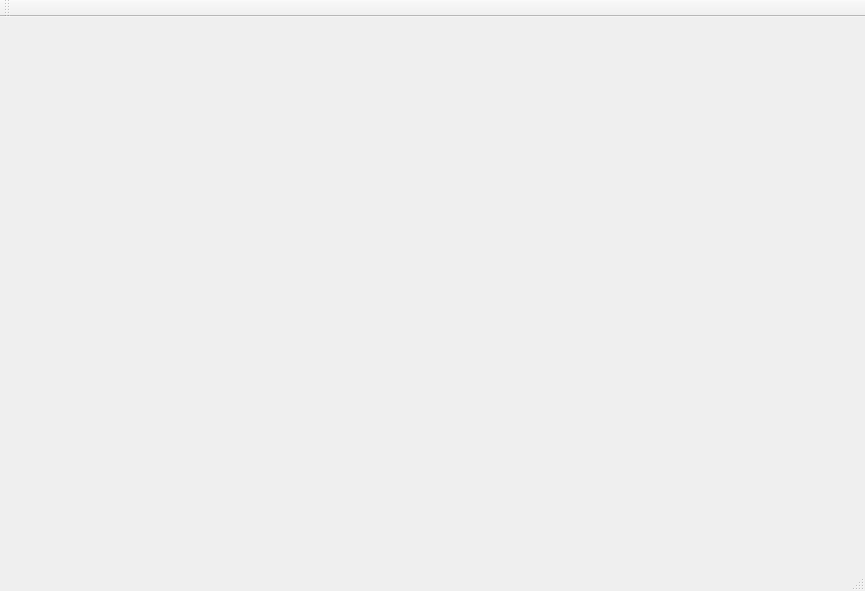
<?xml version="1.0" encoding="UTF-8"?>
<ui version="4.0">
 <class>RTARouterClass</class>
 <widget class="QMainWindow" name="RTARouterClass">
  <property name="geometry">
   <rect>
    <x>0</x>
    <y>0</y>
    <width>865</width>
    <height>591</height>
   </rect>
  </property>
  <property name="windowTitle">
   <string>RTARouter</string>
  </property>
  <widget class="QWidget" name="centralWidget"/>
  <widget class="QMenuBar" name="menuBar">
   <property name="geometry">
    <rect>
     <x>0</x>
     <y>0</y>
     <width>865</width>
     <height>21</height>
    </rect>
   </property>
  </widget>
  <widget class="QToolBar" name="mainToolBar">
   <attribute name="toolBarArea">
    <enum>TopToolBarArea</enum>
   </attribute>
   <attribute name="toolBarBreak">
    <bool>false</bool>
   </attribute>
  </widget>
  <widget class="QStatusBar" name="statusBar"/>
 </widget>
 <layoutdefault spacing="6" margin="11"/>
 <resources/>
 <connections/>
</ui>
